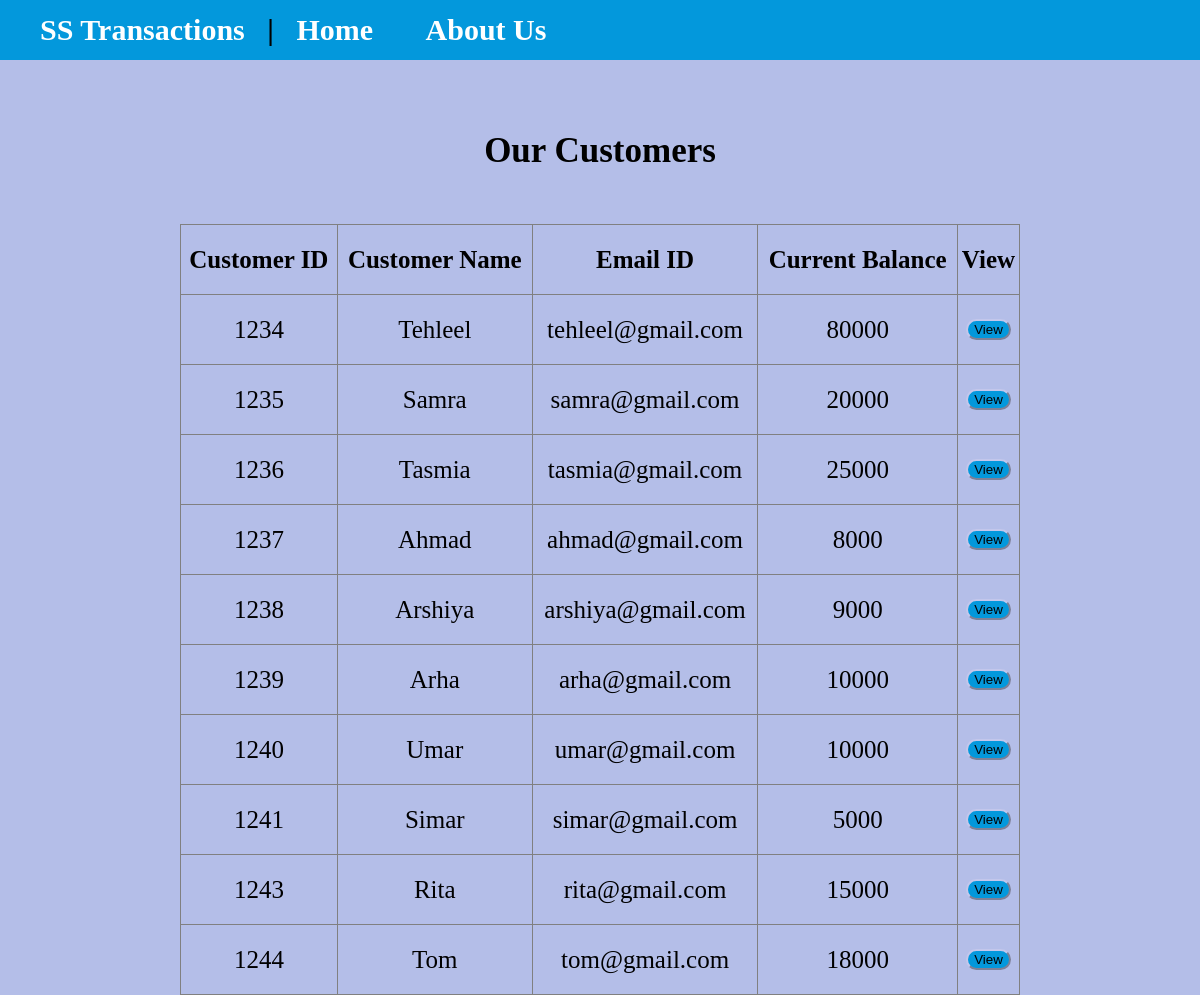
The app's page /view_customers.php with its own data.
### tables this page shows
CREATE TABLE `customers` (
  `customer_id` int(11),
  `name` varchar(30) NOT NULL,
  `email` varchar(50) NOT NULL,
  `current_balance` int(11) NOT NULL
);

### db_connection.php (called while the page is built, shortened)
<?php
$username = "root";
$password = "";
$server = "localhost";
$db = "banking";
$dbConn = mysqli_connect($server,$username,$password,$db);
?>
<?php
function dbQuery($sql)
{
   global $dbConn;
  $result = mysqli_query($dbConn,$sql) or die(mysqli_error($dbConn));
  return $result;
}
function dbFetchAssoc($result)
{
  return mysqli_fetch_assoc($result);
}
?>

### view_customers.php (the view, shortened to what this page needs)
<?php
require_once('db_connection.php');
$sql = "SELECT customer_id,name,email,current_balance FROM customers";
$result = dbQuery($sql);
?>
<!DOCTYPE html>
<html lang="en">
<body>
	<?php include('header.php'); ?>
	<br/>
	<br/>
<center>
	<p><b>Our Customers</b></p>
	<br/>
<table border = "1">
	<tr>
		<td><b>Customer ID</b></td>
		<td><b>Customer Name</b></td>
		<td><b>Email ID</b></td>
		<td><b>Current Balance</b></td>
		<td><b>View</b></td>
	</tr>
	<?php
	while($data = dbFetchAssoc($result)){
	extract($data);
	?>
      <tr>
      <td> <?php echo $customer_id; ?></td>
      <td> <?php echo $name; ?></td>
      <td> <?php echo $email; ?></td>
      <td> <?php echo $current_balance; ?></td>
      <td>
	  <a href="customer_details.php?customer_id=<?php echo $customer_id; ?>&name=<?php echo $name; ?>"><button>View</button></a>
	  </td>
    </tr>
    <?php
	}
	?>
</table>
</center>
</body>
</html>

### view_customers.php (style rules this page uses)
button { border-color: rgb(195, 199, 235); border-radius: 30px; background-color: rgb(3,152,220); }
table { border-collapse: collapse; width: 70%; }
p { font-size: 35px; font-family: garamond; text-align: center; }
td { font-size: 25px; font-family: garamond; text-align: center; }
tr { height:70px; }

### header.php (style rules this page uses)
body { height: 100%; margin: 0; background-color: rgb(180, 190, 232); }

### records on screen
customers: customer_id "1234", name "Tehleel", email "tehleel@gmail.com", current_balance "80000"
customers: customer_id "1235", name "Samra", email "samra@gmail.com", current_balance "20000"
customers: customer_id "1236", name "Tasmia", email "tasmia@gmail.com", current_balance "25000"
customers: customer_id "1237", name "Ahmad", email "ahmad@gmail.com", current_balance "8000"
customers: customer_id "1238", name "Arshiya", email "arshiya@gmail.com", current_balance "9000"
customers: customer_id "1239", name "Arha", email "arha@gmail.com", current_balance "10000"
customers: customer_id "1240", name "Umar", email "umar@gmail.com", current_balance "10000"
customers: customer_id "1241", name "Simar", email "simar@gmail.com", current_balance "5000"
customers: customer_id "1243", name "Rita", email "rita@gmail.com", current_balance "15000"
customers: customer_id "1244", name "Tom", email "tom@gmail.com", current_balance "18000"
